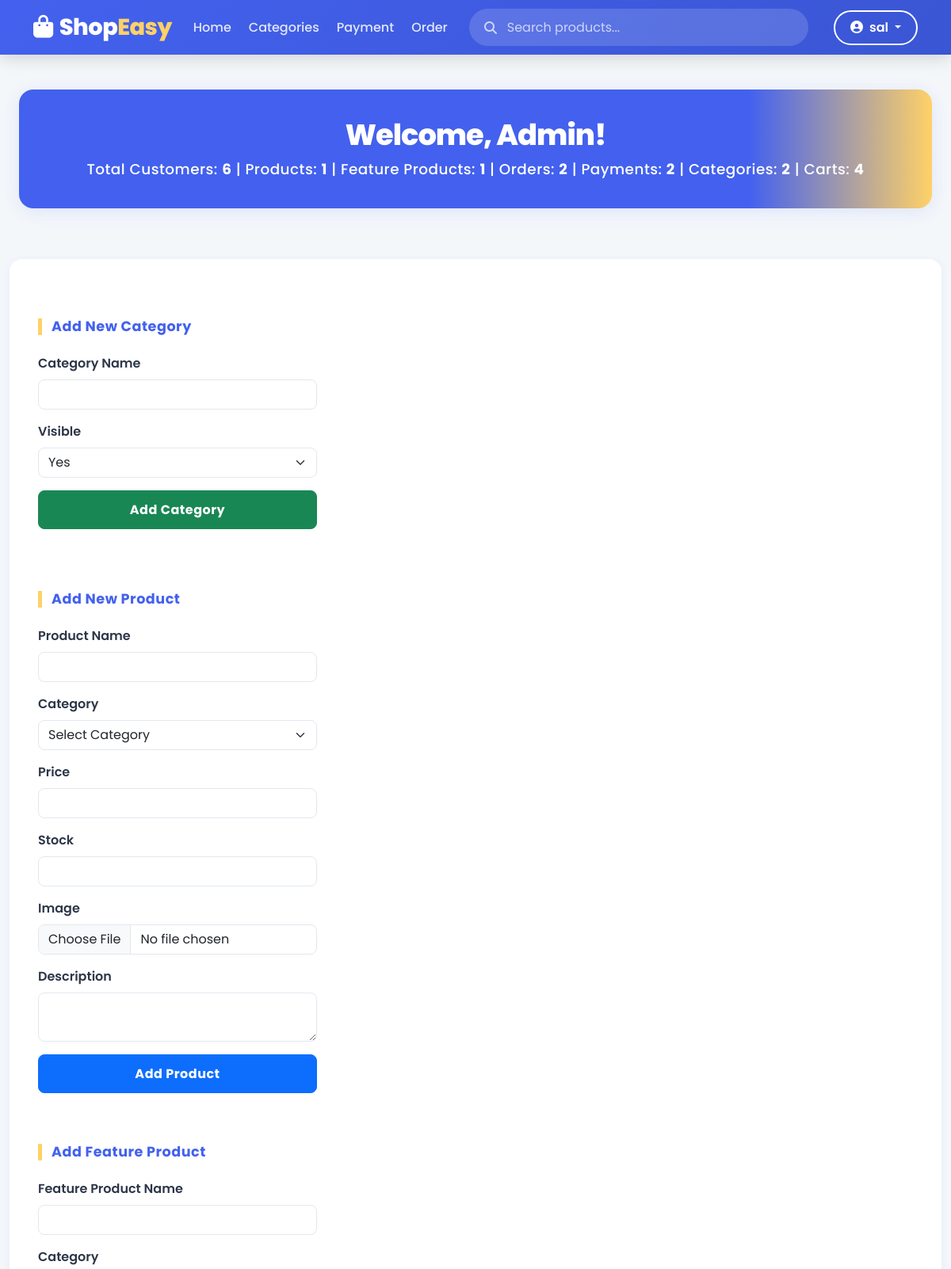
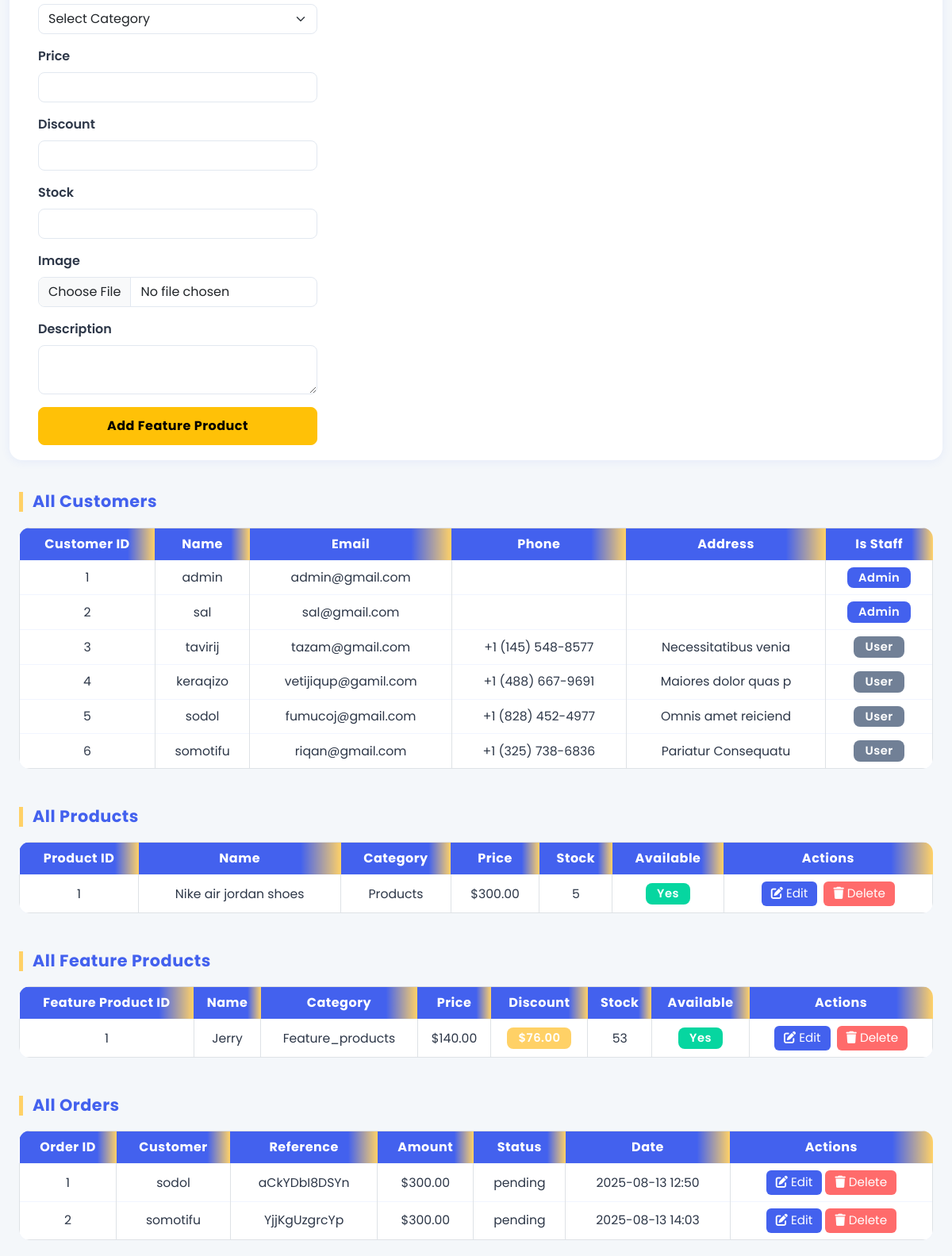
The app's page /admin-dashboard/ (signed in, upper part), older data (2 pictures, top to bottom).
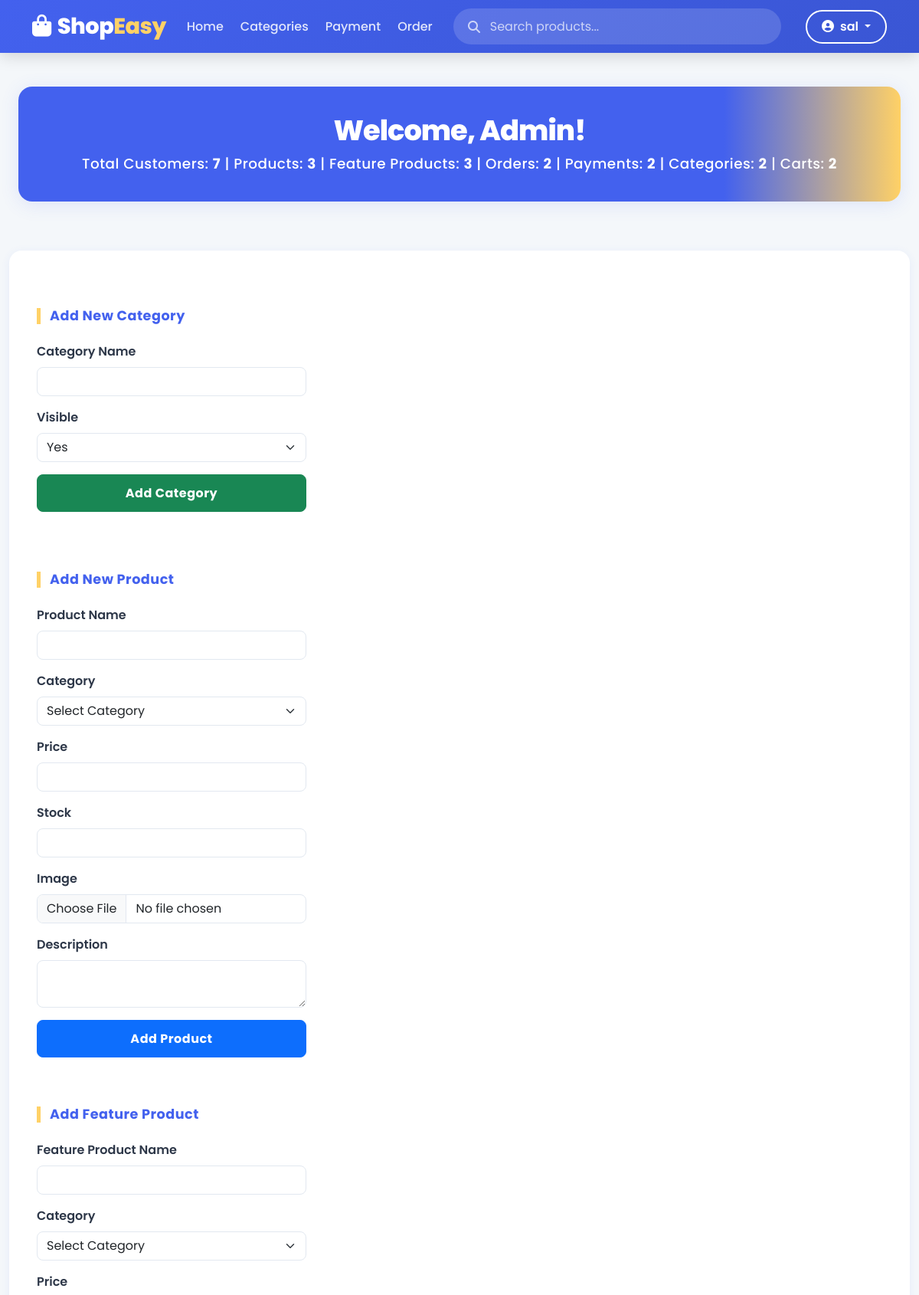
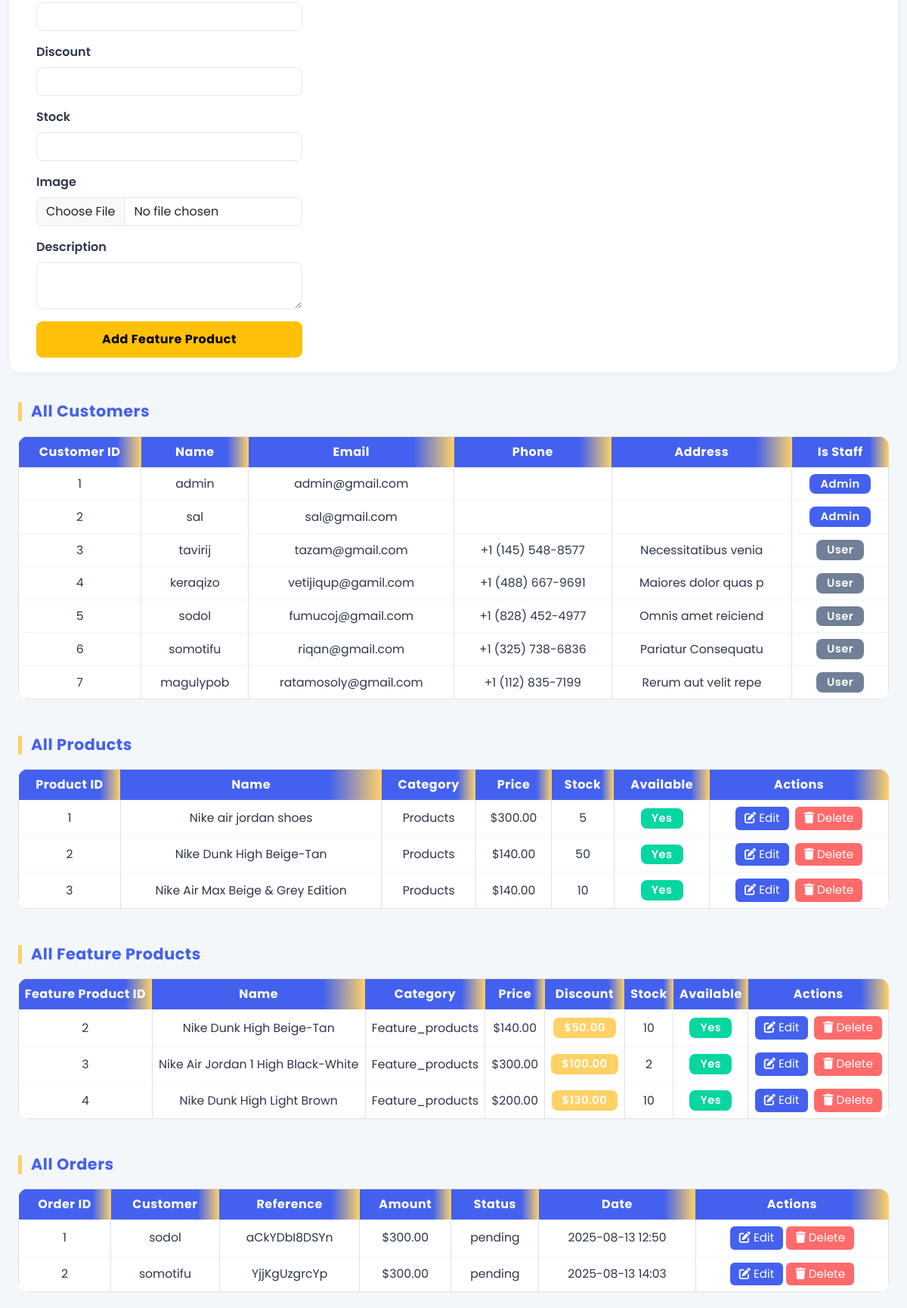
The same page, newer data (2 pictures, top to bottom).
### ecommerce/models.py (models this page shows, shortened)
class Customer(AbstractBaseUser, PermissionsMixin):
    customer_id = models.AutoField(primary_key=True)
    email = models.EmailField(unique=False, blank=True)
    name = models.CharField(max_length=100, unique=True)  # <-- Add unique=True here
    phone = models.CharField(max_length=15)
    address = models.TextField(blank=True)
    is_active = models.BooleanField(default=True)
    is_staff = models.BooleanField(default=False)  # important for admin login
    objects = CustomerManager()
    USERNAME_FIELD = 'name'  # use name for login
    REQUIRED_FIELDS = ['email']  # email is no longer required for superuser

class Product(models.Model):
    product_id = models.AutoField(primary_key=True)
    name = models.CharField(max_length=100)
    description = models.TextField()
    price = models.DecimalField(max_digits=10, decimal_places=2)
    image = models.ImageField(upload_to='products/', null=True, blank=True)
    stock = models.IntegerField(default=0)
    is_available = models.BooleanField(default=True)
    rating = models.FloatField(default=0)
    available_from = models.DateField(null=True, blank=True)
    available_to = models.DateField(null=True, blank=True)
    created_at = models.DateTimeField(auto_now_add=True)
    category = models.ForeignKey(
        Category,
        to_field='category_id',
        on_delete=models.CASCADE,
        db_column='category_id',
        related_name='products'
    )

class Category(models.Model):
    category_id = models.AutoField(primary_key=True)
    name = models.CharField(max_length=100)
    is_visible = models.BooleanField(default=True)
    created_at = models.DateTimeField(auto_now_add=True)

class Feature_Product(models.Model):
    Feature_Product_id = models.AutoField(primary_key=True)
    name = models.CharField(max_length=100)
    description = models.TextField()
    discount = models.DecimalField(max_digits=10, decimal_places=2)
    price = models.DecimalField(max_digits=10, decimal_places=2)
    image = models.ImageField(upload_to='products/', null=True, blank=True)
    stock = models.IntegerField(default=0)
    is_available = models.BooleanField(default=True)
    rating = models.FloatField(default=0)
    available_from = models.DateField(null=True, blank=True)
    available_to = models.DateField(null=True, blank=True)
    created_at = models.DateTimeField(auto_now_add=True)
    category = models.ForeignKey(
        Category,
        to_field='category_id',
        on_delete=models.CASCADE,
        db_column='category_id',
        related_name='feature_products'
    )

class Order(models.Model):
    order_id = models.AutoField(primary_key=True)
    booking_reference = models.CharField(max_length=100, unique=True)
    amount = models.DecimalField(max_digits=10, decimal_places=2)
    status = models.CharField(max_length=50, choices=[
        ('pending', 'Pending'),
        ('confirmed', 'Confirmed'),
        ('cancelled', 'Cancelled'),
        ('completed', 'Completed')
    ], default='pending')
    payment_status = models.CharField(max_length=50, choices=[
        ('unpaid', 'Unpaid'),
        ('paid', 'Paid'),
        ('refunded', 'Refunded')
    ], default='unpaid')
    start_date = models.DateField()
    end_date = models.DateField()
    created_at = models.DateTimeField(auto_now_add=True)
    customer = models.ForeignKey(
        Customer,
        to_field='customer_id',
        on_delete=models.CASCADE,
        db_column='customer_id'
    )
    products = models.ManyToManyField(Product, related_name='orders')

### ecommerce/views.py (the view, shortened to what this page needs)
# urls.py: path('admin-dashboard/', AdminDashboardView.as_view(), name='admin_dashboard'),
class AdminDashboardView(LoginRequiredMixin, TemplateView):
    template_name = 'ecommerce/admin-dashboard/dashboard.html'
    login_url = 'login'
    def dispatch(self, request, *args, **kwargs):
        if not request.user.is_staff:
            return redirect('home')
        return super().dispatch(request, *args, **kwargs)
    def get_context_data(self, **kwargs):
        context = super().get_context_data(**kwargs)
        from .models import Feature_Product
        customers = Customer.objects.all()
        products = Product.objects.all()
        feature_products = Feature_Product.objects.all()
        orders = Order.objects.all()
        payments = Payment.objects.all()
        categories = Category.objects.all()
        carts = Cart.objects.all()
        order_status_counts = defaultdict(int)
        for o in orders:
            order_status_counts[o.status] += 1
        payment_status_counts = defaultdict(int)
        for p in payments:
            payment_status_counts[p.status] += 1
        products_per_category = {cat.name: cat.products.count() for cat in categories}
        context.update({
            'customers': customers,
            'products': products,
            'feature_products': feature_products,
            'orders': orders,
            'payments': payments,
            'categories': categories,
            'carts': carts,
            'order_status_counts': dict(order_status_counts),
            'payment_status_counts': dict(payment_status_counts),
            'products_per_category': products_per_category,
        })
        return context

### ecommerce/templates/ecommerce/admin-dashboard/dashboard.html (shortened to what the changed rows need)
{% extends 'ecommerce/base.html' %} {% load static %}  {% block content %}
<link rel="stylesheet" href="{% static 'assets/Css/dashboard.css' %}">
<div class="container py-5">
  <div class="row mb-4">
    <div class="col-12">
      <div class="info-card">
        <p>
          Total Customers: <b>{{ customers|length|default:"0" }}</b> | Products:
          <b>{{ products|length|default:"0" }}</b> | Feature Products:
          <b>{{ feature_products|length|default:"0" }}</b> | Orders:
          <b>{{ orders|length|default:"0" }}</b> | Payments:
          <b>{{ payments|length|default:"0" }}</b> | Categories:
          <b>{{ categories|length|default:"0" }}</b> | Carts:
          <b>{{ carts|length|default:"0" }}</b>
        </p>
      </div>
    </div>
  </div>
  <div class="table-responsive mb-5">
    <table class="table table-bordered table-hover align-middle">
      <thead class="table-light">
        <tr>
          <th>Customer ID</th>
          <th>Name</th>
          <th>Email</th>
          <th>Phone</th>
          <th>Address</th>
          <th>Is Staff</th>
        </tr>
      </thead>
      <tbody>
        {% for customer in customers %}
        <tr>
          <td>{{ customer.customer_id }}</td>
          <td>{{ customer.name }}</td>
          <td>{{ customer.email }}</td>
          <td>{{ customer.phone }}</td>
          <td>{{ customer.address }}</td>
          <td>
            {% if customer.is_staff %}
            <span class="badge bg-primary">Admin</span>
            {% else %}
            <span class="badge bg-secondary">User</span>
            {% endif %}
          </td>
        </tr>
        {% empty %}
        <tr>
          <td colspan="6" class="text-center">No customers found.</td>
        </tr>
        {% endfor %}
      </tbody>
    </table>
  </div>
  <div class="table-responsive mb-5">
    <table class="table table-bordered table-hover align-middle">
      <thead class="table-light">
        <tr>
          <th>Product ID</th>
          <th>Name</th>
          <th>Category</th>
          <th>Price</th>
          <th>Stock</th>
          <th>Available</th>
          <th>Actions</th>
        </tr>
      </thead>
      <tbody>
        {% for product in products %}
        <tr>
          <td>{{ product.product_id }}</td>
          <td>{{ product.name }}</td>
          <td>{{ product.category.name }}</td>
          <td>${{ product.price|floatformat:2 }}</td>
          <td>{{ product.stock }}</td>
          <td>
            {% if product.is_available %}
            <span class="badge bg-success">Yes</span>
            {% else %}
            <span class="badge bg-danger">No</span>
            {% endif %}
          </td>
          <td>
            <div class="action-btns">
              <a
                href="{% url 'admin_edit_product' product.product_id %}"
                class="btn btn-edit btn-sm"
              >
                <i class="fas fa-edit"></i> Edit
              </a>
              <form
                method="post"
                action="{% url 'admin_delete_product' product.product_id %}"
                style="display: inline"
              >
                <button
                  type="submit"
                  class="btn btn-delete btn-sm"
                  onclick="return confirm('Are you sure you want to delete this product?');"
                >
                  <i class="fas fa-trash"></i> Delete
                </button>
              </form>
            </div>
          </td>
        </tr>
        {% empty %}
        <tr>
          <td colspan="7" class="text-center">No products found.</td>
        </tr>
        {% endfor %}
      </tbody>
    </table>
  </div>
  <div class="table-responsive mb-5">
    <table class="table table-bordered table-hover align-middle">
      <thead class="table-light">
        <tr>
          <th>Feature Product ID</th>
          <th>Name</th>
          <th>Category</th>
          <th>Price</th>
          <th>Discount</th>
          <th>Stock</th>
          <th>Available</th>
          <th>Actions</th>
        </tr>
      </thead>
      <tbody>
        {% for product in feature_products %}
        <tr>
          <td>{{ product.Feature_Product_id }}</td>
          <td>{{ product.name }}</td>
          <td>{{ product.category.name }}</td>
          <td>${{ product.price|floatformat:2 }}</td>
          <td>
            {% if product.discount and product.discount > 0 %}
            <span class="badge bg-warning"
              >${{ product.discount|floatformat:2 }}</span
            >
            {% else %} - {% endif %}
          </td>
          <td>{{ product.stock }}</td>
          <td>
            {% if product.is_available %}
            <span class="badge bg-success">Yes</span>
            {% else %}
            <span class="badge bg-danger">No</span>
            {% endif %}
          </td>
          <td>
            <div class="action-btns">
              <a
                href="{% url 'admin_edit_feature_product' product.Feature_Product_id %}"
                class="btn btn-edit btn-sm"
              >
                <i class="fas fa-edit"></i> Edit
              </a>
              <form
                method="post"
                action="{% url 'admin_delete_feature_product' product.Feature_Product_id %}"
                style="display: inline"
              >
                <button
                  type="submit"
                  class="btn btn-delete btn-sm"
                  onclick="return confirm('Are you sure you want to delete this feature product?');"
                >
                  <i class="fas fa-trash"></i> Delete
                </button>
              </form>
            </div>
          </td>
        </tr>
        {% empty %}
        <tr>
          <td colspan="8" class="text-center">No feature products found.</td>
        </tr>
        {% endfor %}
      </tbody>
    </table>
  </div>
  <div class="table-responsive mb-5">
    <table class="table table-bordered table-hover align-middle">
      <thead class="table-light">
        <tr>
          <th>Order ID</th>
          <th>Customer</th>
          <th>Reference</th>
          <th>Amount</th>
          <th>Status</th>
          <th>Date</th>
          <th>Actions</th>
        </tr>
      </thead>
      <tbody>
        {% for order in orders %}
        <tr>
          <td>{{ order.order_id }}</td>
          <td>{{ order.customer.name }}</td>
          <td>{{ order.booking_reference }}</td>
          <td>${{ order.amount|floatformat:2 }}</td>
          <td>{{ order.status }}</td>
          <td>{{ order.created_at|date:"Y-m-d H:i" }}</td>
          <td>
            <a href="{% url 'admin_edit_order' order.order_id %}" class="btn btn-edit btn-sm">
              <i class="fas fa-edit"></i> Edit
            </a>
            <form method="post" action="{% url 'admin_delete_order' order.order_id %}" style="display:inline;">
              <button type="submit" class="btn btn-delete btn-sm"
                onclick="return confirm('Are you sure you want to delete this order?');">
                <i class="fas fa-trash"></i> Delete
              </button>
            </form>
          </td>
        </tr>
        {% empty %}
        <tr>
          <td colspan="7" class="text-center">No orders found.</td>
        </tr>
        {% endfor %}
      </tbody>
    </table>
  </div>
</div>
{% endblock %}

### ecommerce/templates/ecommerce/base.html (shortened to what this page needs)
{% load static %}
<!DOCTYPE html>
<html lang="en">
  <head>
    <link
      href="https://cdn.jsdelivr.net/npm/bootstrap@5.3.0/dist/css/bootstrap.min.css"
      rel="stylesheet"
    />
    <link
      rel="stylesheet"
      href="https://cdnjs.cloudflare.com/ajax/libs/font-awesome/6.4.0/css/all.min.css"
    />
    <link rel="stylesheet" href="{% static 'assets/Css/navbar.css' %} " />
  </head>
  <body>
    <nav class="navbar navbar-expand-lg navbar-dark">
      <div class="container">
        <a class="navbar-brand" href="{% url 'home' %}">
          <i class="fas fa-shopping-bag me-2"></i>Shop<span>Easy</span>
        </a>
        <div class="collapse navbar-collapse" id="navbarNav">
          <ul class="navbar-nav me-auto">
            <li class="nav-item">
              <a
                class="nav-link{% if request.resolver_match.url_name == 'home' %} active{% endif %}"
                href="{% url 'home' %}"
              >
                Home
              </a>
            </li>
             {% if request.user.is_authenticated and request.user.is_staff %}
            <li class="nav-item">
              <a class="nav-link" href="{% url 'categories' %}"> Categories </a>
            </li>
            {% endif %}  {% if request.user.is_authenticated and request.user.is_staff %}
            <li class="nav-item">
              <a class="nav-link" href="#payment"> Payment </a>
            </li>
            <li class="nav-item">
              <a class="nav-link" href="#order"> Order </a>
            </li>
            {% endif %}
          </ul>
          <div class="search-container">
            <i class="fas fa-search"></i>
            <input type="text" placeholder="Search products..." />
          </div>
          <div class="nav-buttons d-flex ms-2">
            {% if request.user.is_authenticated %}
            <div class="dropdown ms-2">
              <a
                class="btn btn-outline-light dropdown-toggle"
                href="#"
                role="button"
                id="userDropdown"
                data-bs-toggle="dropdown"
              >
                <i class="fas fa-user-circle me-1"></i>
                {{ request.user.name|default:"User" }}
              </a>
            </div>
            {% endif %}
          </div>
        </div>
      </div>
    </nav>
    {% block hero %}{% endblock %} {% block content %}{% endblock %}
  </body>
</html>

Row changes from the older to the newer data that the page shows:
removed Feature_Product: Feature_Product_id "1", name "Jerry", category.name "Feature_products", price "140.00", discount "76.00", stock "53", is_available "Yes"
added Customer: customer_id "7", name "magulypob", email "ratamosoly@gmail.com", phone "+1 (112) 835-7199", address "Rerum aut velit repe", is_staff "User"
added Product: product_id "2", name "Nike Dunk High Beige-Tan", category.name "Products", price "140.00", stock "50", is_available "Yes"
added Product: product_id "3", name "Nike Air Max Beige & Grey Edition", category.name "Products", price "140.00", stock "10", is_available "Yes"
added Feature_Product: Feature_Product_id "2", name "Nike Dunk High Beige-Tan", category.name "Feature_products", price "140.00", discount "50.00", stock "10", is_available "Yes"
added Feature_Product: Feature_Product_id "3", name "Nike Air Jordan 1 High Black-White", category.name "Feature_products", price "300.00", discount "100.00", stock "2", is_available "Yes"
added Feature_Product: Feature_Product_id "4", name "Nike Dunk High Light Brown", category.name "Feature_products", price "200.00", discount "130.00", stock "10", is_available "Yes"
Text that changed along with them:
{{ customers|length|default:"0" }}: "6" → "7"
{{ products|length|default:"0" }}: "1" → "3"
{{ feature_products|length|default:"0" }}: "1" → "3"
{{ carts|length|default:"0" }}: "4" → "2"
